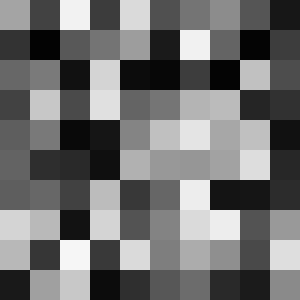
Frame 1 (no input)
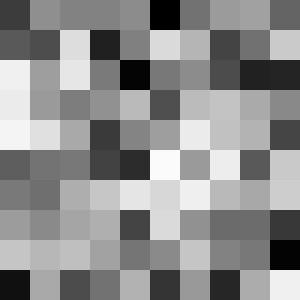
Frame 60 (the mouse pressed at the canvas centre just before this capture)
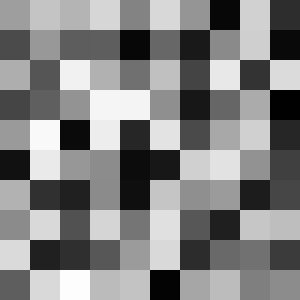
Frame 120 (the mouse held since frame 60 and released just before this capture)

The Processing sketch that drew these frames (run headless with seeded random() and noise(); from frame 60 on, the mouse is pressed at the canvas centre):

// Processing sketch: Exercise10
// ── Exercise10.pde
void setup() {
  size(300,300);
}
void draw() {
  background(255);
  noStroke();
  int y = 0;
  while (y*30 < height) {
    int x = 0;
    while (x*30 < width) {
      fill(random(255));
      rect(x*30, y*30, 30, 30);
      x += 1;
    }
    y += 1;
  }
}
